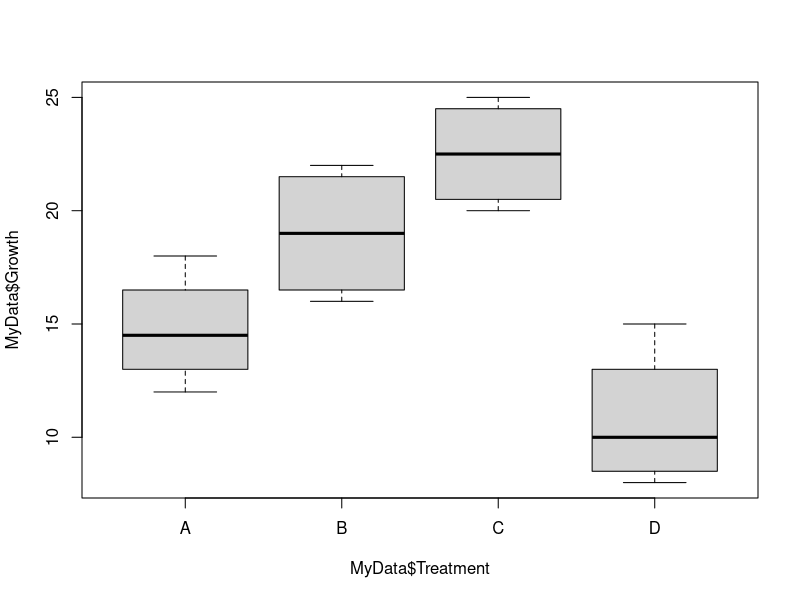
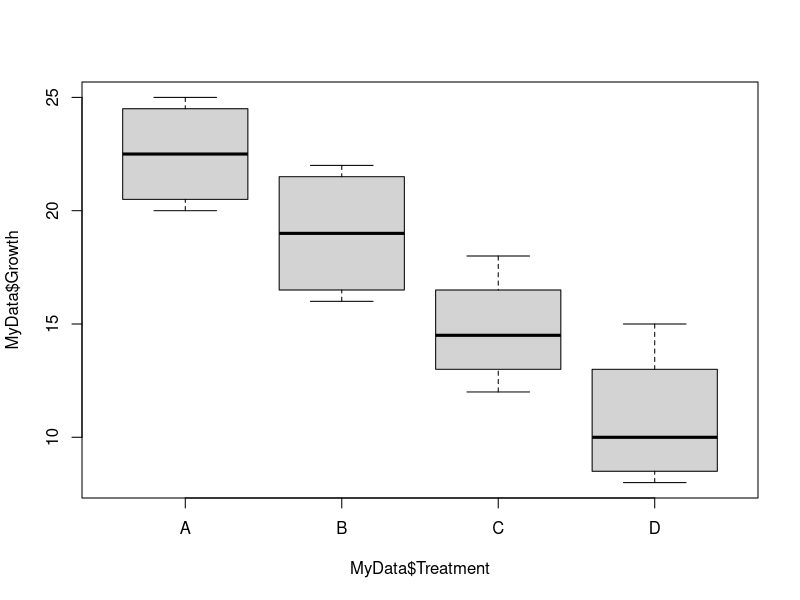
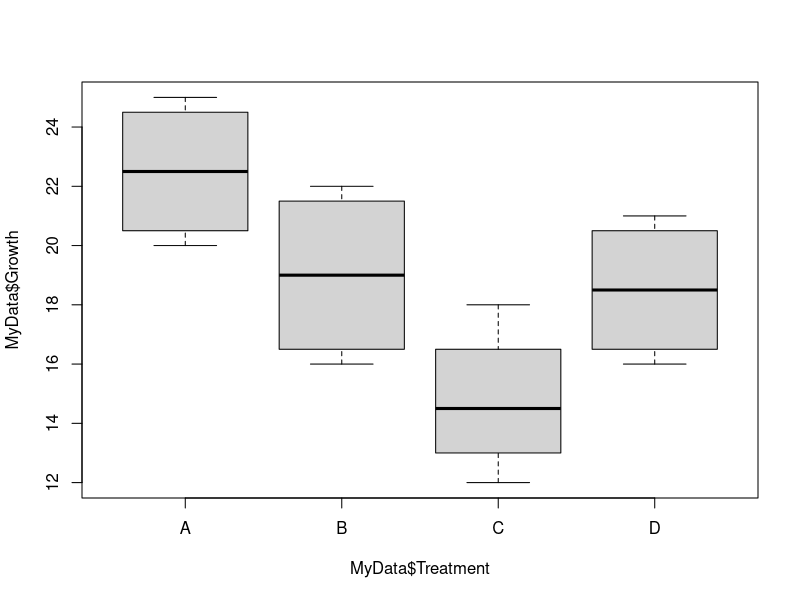
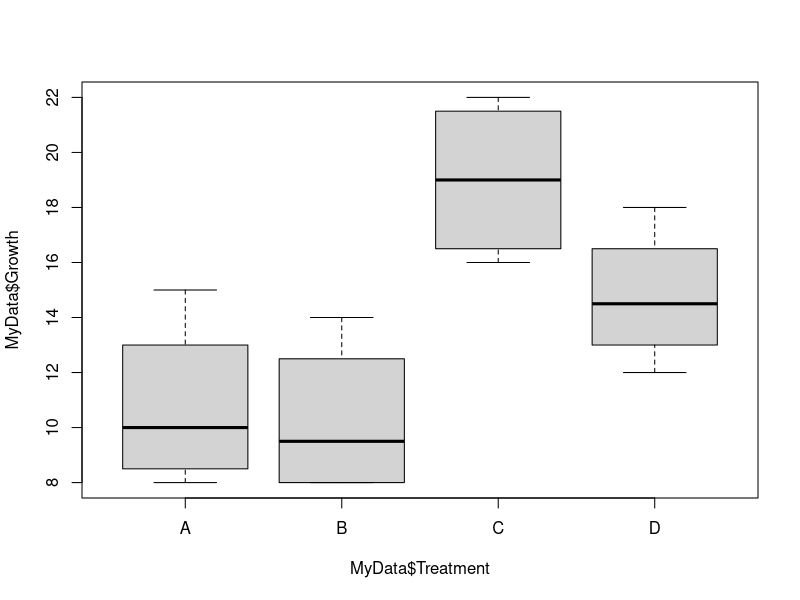

Generate these figures, in order, with R:
# Growth Hormones Solutions

MyData = read.csv("../Module10_Datasets/GrowthHormonesA.csv")
boxplot(MyData$Growth ~ MyData$Treatment)
MyFit = lm(Growth ~ Treatment, data = MyData)
summary(MyFit)
TukeyHSD(aov(MyFit))

MyData = read.csv("../Module10_Datasets/GrowthHormonesB.csv")
boxplot(MyData$Growth ~ MyData$Treatment)
MyFit = lm(Growth ~ Treatment, data = MyData)
summary(MyFit)
TukeyHSD(aov(MyFit))


MyData = read.csv("../Module10_Datasets/GrowthHormonesC.csv")
boxplot(MyData$Growth ~ MyData$Treatment)
MyFit = lm(Growth ~ Treatment, data = MyData)
summary(MyFit)
TukeyHSD(aov(MyFit))


MyData = read.csv("../Module10_Datasets/GrowthHormonesD.csv")
boxplot(MyData$Growth ~ MyData$Treatment)
MyFit = lm(Growth ~ Treatment, data = MyData)
summary(MyFit)
TukeyHSD(aov(MyFit))
